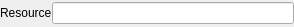
<?xml version="1.0" encoding="UTF-8"?>
<ui version="4.0">
 <class>ejmdPresentationDescriptionWidget</class>
 <widget class="QWidget" name="ejmdPresentationDescriptionWidget">
  <property name="geometry">
   <rect>
    <x>0</x>
    <y>0</y>
    <width>294</width>
    <height>27</height>
   </rect>
  </property>
  <property name="windowTitle">
   <string>Form</string>
  </property>
  <layout class="QGridLayout" name="gridLayout">
   <property name="margin">
    <number>0</number>
   </property>
   <property name="spacing">
    <number>0</number>
   </property>
   <item row="0" column="0">
    <widget class="QLabel" name="label">
     <property name="text">
      <string>Resource</string>
     </property>
     <property name="margin">
      <number>5</number>
     </property>
    </widget>
   </item>
   <item row="0" column="1">
    <widget class="QLineEdit" name="deResource"/>
   </item>
  </layout>
 </widget>
 <resources/>
 <connections/>
</ui>
